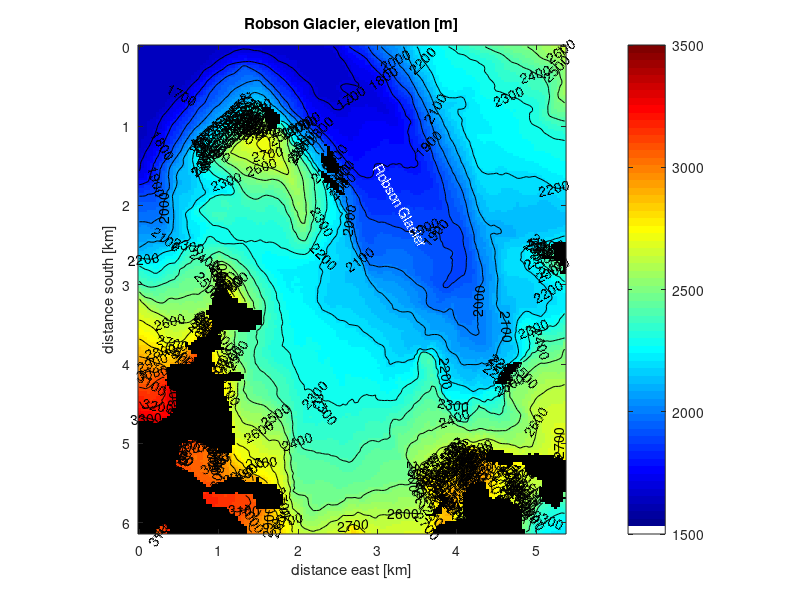

Recreate this plot in MATLAB.
%
% plotRobs
%
%
% Plots topographic map for Robson glacier
%

display('Loading data...');
load data_robson

% Plotting map of Robson Glacier
display('Plotting Robson Glacier...');
figure
imagesc(x_robs,y_robs,h_robs);
hold on
[c,p]=contour(x_robs,y_robs,h_robs,[0:100:4000],'k');
clabel(c,p);
hold off
caxis([1500 3500]);
colormap(cmap);
colorbar
axis equal tight
xlabel('distance east [km]');
ylabel('distance south [km]');
title('Robson Glacier, elevation [m]');
text(3,1.5,'Robson Glacier','Rotation',-60,'color','white');




